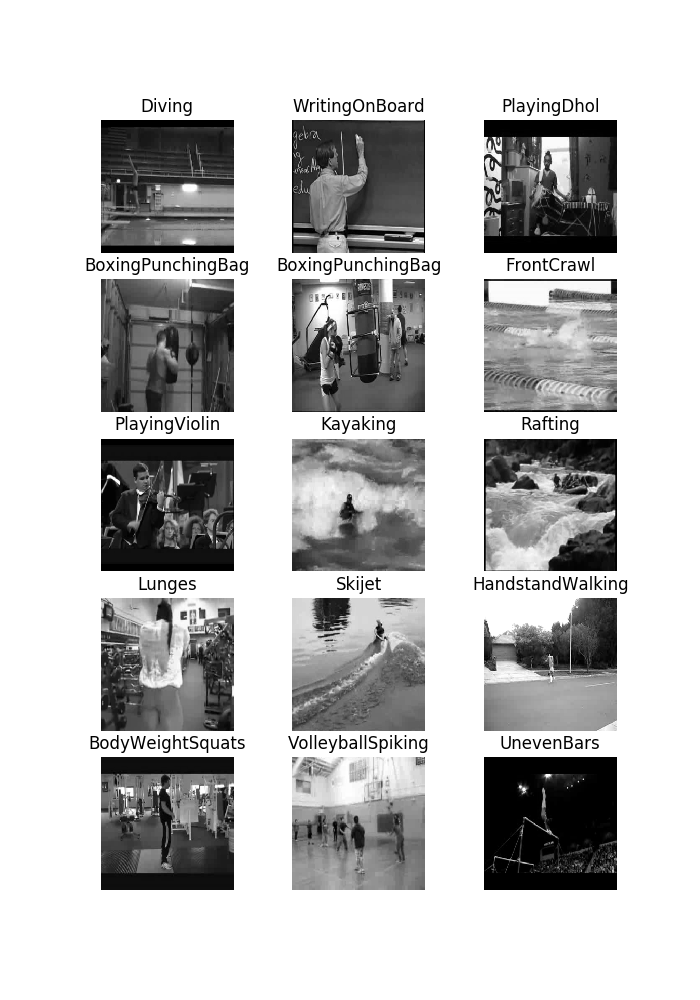

Reproduce this figure in Python.
import numpy as np
import matplotlib
matplotlib.use('Agg')
import matplotlib.pyplot as plt
import os
from videoto3d import Videoto3D


def main():
    vid3d = Videoto3D(256, 256, 1)
    flist = os.listdir('UCF101')
    #flist.remove('.DS_Store')
    labels = list(set([vid3d.get_UCF_classname(x) for x in flist]))

    plt.figure(figsize=(7, 10))
    cnt = 0
    while cnt < 15:
        print(cnt)
        if flist[0].find(labels[cnt]) >= 0:
            print(flist[0])
            plt.subplot(5, 3, cnt + 1)
            plt.axis('off')
            img = vid3d.video3d(os.path.join('UCF101', flist[0]))
            plt.imshow(img[0], cmap='gray')
            print(img.shape)
            plt.title(vid3d.get_UCF_classname(flist[0]))
            cnt += 1
        del flist[0]
    plt.savefig('display.png')

if __name__ == '__main__':
    main()
